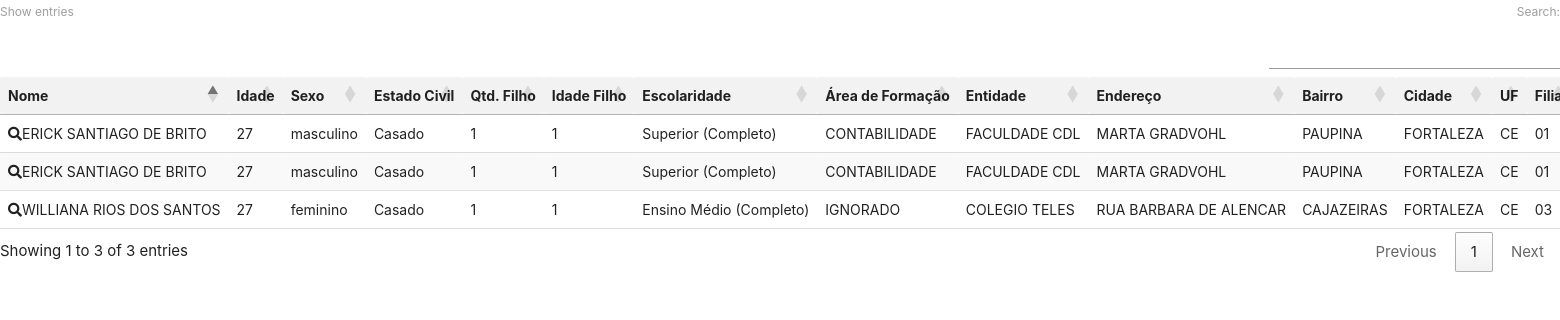
The app's page /relatorio with its own data.
### tables this page shows
CREATE TABLE candidatos (
    id INTeger PRIMARY KEY AUTOINCREMENT,
    nome VARCHAR(255) NOT NULL,
    idade INT NOT NULL,
    sexo VARCHAR(20) NOT NULL,
    estado_civil VARCHAR(20) NOT NULL,
    quantidade_filhos INT NOT NULL,
    idade_filho_1 INT NOT NULL,
    escolaridade VARCHAR(50) NOT NULL,
    area_formacao VARCHAR(100) NOT NULL,
    entidade VARCHAR(100) NOT NULL,
    logradouro VARCHAR(100),
    bairro VARCHAR(100),
    cidade VARCHAR(100),
    estado VARCHAR(100),
    filial VARCHAR(10) NOT NULL,
    cargo VARCHAR(100) NOT NULL,
    admissao DATE NOT NULL,
    praca VARCHAR(100) NOT NULL,
    vale_transporte VARCHAR(3),
    entrevistador VARCHAR(100) NOT NULL,
    data_entrevista DATE NOT NULL,
    status VARCHAR(20) NOT NULL,
    grau_anotacao VARCHAR(20),
    anotacao TEXT );

### app.py (the view)
@app.route('/relatorio')
def relatorios():
    conn = sqlite3.connect('database.db')
    cursor = conn.cursor()
    cursor.execute('SELECT * FROM candidatos')
    candidatos = cursor.fetchall()
    cursor.close()
    conn.close()
    return render_template('relatorio.html', candidatos=candidatos)

### templates/relatorio.html (shortened to what this page needs)
<!DOCTYPE html>
<html>
<head>
    <link rel="stylesheet" href="https://cdnjs.cloudflare.com/ajax/libs/font-awesome/5.15.3/css/all.min.css" />
    <link rel="stylesheet" href="https://cdn.datatables.net/1.10.25/css/jquery.dataTables.min.css">
    <link rel="stylesheet" href="https://cdnjs.cloudflare.com/ajax/libs/materialize/1.0.0/css/materialize.min.css">
    <link rel="stylesheet" href="{{ url_for('static', filename='relatorio.css') }}">
</head>
<body>
    <table id="candidatos-table" class="highlight responsive-table">
        <thead>
            <tr>
                <th style="width: 100px;">Nome</th>
                <th>Idade</th>
                <th>Sexo</th>
                <th>Estado Civil</th>
                <th>Qtd. Filho</th>
                <th>Idade Filho</th>
                <th>Escolaridade</th>
                <th>Área de Formação</th>
                <th>Entidade</th>
                <th>Endereço</th>
                <th>Bairro</th>
                <th>Cidade</th>
                <th>UF</th>
                <th>Filial</th>
            </tr>
        </thead>
        <tbody>
            {% for candidato in candidatos %}
            <tr>
                <td><i class="fas fa-search candidate-details-icon" data-id="{{ candidato[0] }}"></i>{{ candidato[1] }}</td>
                <td>{{ candidato[2] }}</td>
                <td>{{ candidato[3] }}</td>
                <td>{{ candidato[4] }}</td>
                <td>{{ candidato[5] }}</td>
                <td>{{ candidato[6] }}</td>
                <td>{{ candidato[7] }}</td>
                <td>{{ candidato[8] }}</td>
                <td>{{ candidato[9] }}</td>
                <td>{{ candidato[10] }}</td>
                <td>{{ candidato[11] }}</td>
                <td>{{ candidato[12] }}</td>
                <td>{{ candidato[13] }}</td>
                <td>{{ candidato[14] }}</td>
            </tr>
            {% endfor %}
        </tbody>
    </table>
</body>
</html>

### static/relatorio.css (style rules this page uses)
#candidatos-table { font-size: 14px; border-collapse: collapse; width: 100%; white-space: nowrap; }
#candidatos-table th { background-color: #f2f2f2; padding: 8px; text-align: left; }
#candidatos-table td { padding: 8px; text-align: left; }
#candidatos-table tbody tr:nth-child(even) { background-color: #f9f9f9; }

### records on screen
candidatos: nome "ERICK SANTIAGO DE BRITO", idade "27", sexo "masculino", estado_civil "Casado", quantidade_filhos "1", idade_filho_1 "1", escolaridade "Superior (Completo)", area_formacao "CONTABILIDADE", entidade "FACULDADE CDL", logradouro "MARTA GRADVOHL", bairro "PAUPINA", cidade "FORTALEZA", estado "CE", filial "01"
candidatos: nome "ERICK SANTIAGO DE BRITO", idade "27", sexo "masculino", estado_civil "Casado", quantidade_filhos "1", idade_filho_1 "1", escolaridade "Superior (Completo)", area_formacao "CONTABILIDADE", entidade "FACULDADE CDL", logradouro "MARTA GRADVOHL", bairro "PAUPINA", cidade "FORTALEZA", estado "CE", filial "01"
candidatos: nome "WILLIANA RIOS DOS SANTOS", idade "27", sexo "feminino", estado_civil "Casado", quantidade_filhos "1", idade_filho_1 "1", escolaridade "Ensino Médio (Completo)", area_formacao "IGNORADO", entidade "COLEGIO TELES", logradouro "RUA BARBARA DE ALENCAR", bairro "CAJAZEIRAS", cidade "FORTALEZA", estado "CE", filial "03"
